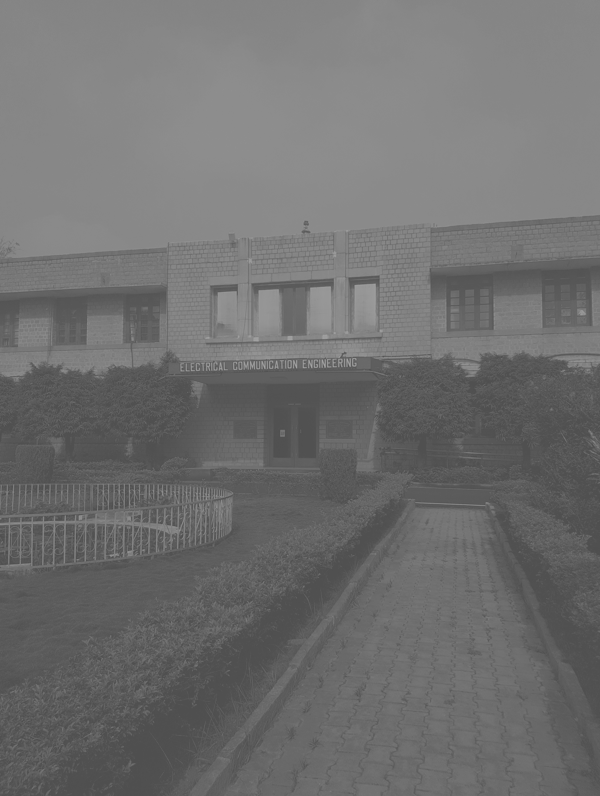
#> input picture Assignment2/Images/ECE.png, 600 x 796 px
$ python main.py
#> lines starting #> are read from the running program, lines starting #| are printed output that depends on the picture
### Assignment2/solution1.py
import os

import matplotlib.pyplot as plt
from skimage.io import imread
from utils import result_folder


def solution(path_to_image: str) -> None:
    gray_img = imread(path_to_image, as_gray=True)
    plt.figure()
    _, axarr = plt.subplots(1, 2)

    axarr[0].imshow(gray_img, cmap='gray')
    axarr[0].title.set_text('Enhanced Image')
    axarr[1].imshow(gray_img, cmap='gray', vmin=0, vmax=255)
    axarr[1].title.set_text('Actual Image')
    image_path = os.path.join(result_folder, '1.png')
    plt.savefig(image_path)
    plt.close()
    print('Problem-1 Solution :- ')
    print(
        f'\tResult image can be found at (wrt current dir) :- {image_path}\n')

# [4 lines that do not run on import are left out]

### Assignment2/solution2.py
import os

import cv2
import numpy as np
from utils import (get_gamma_transform_image, get_histogram_data_from_image,
                   get_normalized_data, histogram_equalization,
                   optimal_gamma_correction, result_folder)


def solution(path_to_image: str) -> int:

    img = cv2.imread(path_to_image)
    if img.shape[2] == 3:
        gray_img = cv2.cvtColor(img, cv2.COLOR_BGR2GRAY)

    hist_data = np.array(get_histogram_data_from_image(gray_img))
    normalized_data = get_normalized_data(
        hist_data, gray_img.shape[0], gray_img.shape[1])
    equalized_histogram_data = histogram_equalization(
        normalized_data)
    # result_file_path = os.path.join(result_folder, '2_gray_hist_cdf.png')
    # plot_cummulative_histogram_wrapper(
    #     gray_img, f'Histogram data for {path_to_image}', result_file_path)

    new_gray_img = equalized_histogram_data[gray_img]
    # result_file1_path = os.path.join(result_folder, '2_hist_eq_cdf.png')
    # plot_cummulative_histogram_wrapper(
    #     new_gray_img, f'Histogram Equalization data for {path_to_image}', result_file1_path)

    hist_path = os.path.join(result_folder,
                             '2_hist_equalized_img.png')
    cv2.imwrite(hist_path, new_gray_img)

    gamma_value = optimal_gamma_correction(gray_img, new_gray_img)
    gamma_transformed_image = get_gamma_transform_image(gray_img, gamma_value)

    # result_file2_path = os.path.join(result_folder, '2_gamma_cdf.png')
    # plot_cummulative_histogram_wrapper(
    #     gamma_transformed_image, f'Gamma Transform data for {path_to_image}', result_file2_path)

    gamma_transform_path = os.path.join(result_folder,
                                        '2_gamma_transform_image.png')

    print('Problem-2 Solution :- ')
    print(
        f'\tHistogram Equalized Image can be found at (wrt current dir) :- {hist_path}')
    print(
        f'\tGamma Transformed Image can be found at (wrt current dir) :- {gamma_transform_path}\n')
    cv2.imwrite(gamma_transform_path, gamma_transformed_image)


# [4 lines that do not run on import are left out]

### Assignment2/utils.py
import os
import typing

import cv2
import matplotlib.pyplot as plt
import numpy as np
import numpy.typing as npt
from scipy.ndimage import convolve

result_folder = 'result'
problem1_image_path = 'Images/ECE.png'
problem2_image_path = 'Images/hazy.png'
problem3_image_path = 'Images/box.png'
problem4_image_path = 'Images/study.png'


def get_histogram_data_from_image(img_data: npt.NDArray[typing.Any], as_dict: bool = False) -> typing.List:
    histogram_data = [0] * 256
    for row_index in range(img_data.shape[0]):
        for col_index in range(img_data.shape[1]):
            histogram_data[img_data[row_index][col_index]] += 1
    if as_dict:
        return dict(zip(np.arange(256), histogram_data))
    return histogram_data


def get_normalized_data(histogram_data: npt.NDArray[typing.Any], num_of_rows: int, num_of_cols: int) -> npt.NDArray[typing.Any]:
    cummulative_data = np.cumsum(histogram_data)
    max_value = num_of_rows * num_of_cols
    min_value = np.min(histogram_data[np.nonzero(histogram_data)])
    normalized_data = (cummulative_data - min_value) / (max_value - min_value)
    normalized_data[normalized_data < 0] = 0
    return normalized_data


# [29 lines left out: functions plot_cummulative_histogram, plot_cummulative_histogram_wrapper, plot_error_distriubtion, not called in this run]


def histogram_equalization(normalized_data: npt.NDArray[typing.Any]) -> npt.NDArray[typing.Any]:
    cummulative_data = np.round(normalized_data * 255)
    cummulative_data = cummulative_data.astype(np.uint8)
    return cummulative_data


def mean_square_error_value(actual_data: npt.NDArray[typing.Any], predicted_data: npt.NDArray[typing.Any]) -> float:
    return np.mean(np.power(actual_data - predicted_data, 2))


def get_gamma_transform_image(image_data: npt.NDArray[typing.Any], gamma_value: float) -> npt.NDArray[typing.Any]:
    return np.array(255 * (image_data / 255) ** gamma_value, dtype=np.int64)


def optimal_gamma_correction(img_data: npt.NDArray[typing.Any], hist_eq_img_data: npt.NDArray[typing.Any]) -> float:
    error_values = []
    for gamma_value in np.arange(0.1, 5.1, 0.1):
        gamma_transformed_image = get_gamma_transform_image(
            img_data, gamma_value)
        mse_error = mean_square_error_value(
            hist_eq_img_data, gamma_transformed_image)
        error_values.append(mse_error)
    # result_img_path = os.path.join(result_folder, '2_gamma_mse_dist.png')
    # plot_error_distriubtion(np.arange(0.1, 5.1, 0.1), error_values,
    #                         'Gamma Value', 'MSE Value', 'MSE Error Distriubtion', result_img_path)
    return (np.argmin(error_values) + 1) / 10


def get_filter(size: int) -> npt.NDArray[typing.Any]:
    return np.ones((size, size)) / (size ** 2)


def get_blur_image(image_data: npt.NDArray[typing.Any], filter_size: int) -> npt.NDArray[typing.Any]:
    filter_data = get_filter(filter_size)
    return convolve(image_data, filter_data, mode='reflect', cval=0.0)


def generate_plot_data(image_data: npt.NDArray[typing.Any], filter_size: int, title: str, keyword: str, save_image: bool = True, problem_number: int = 4) -> None:
    # hist_file_path = os.path.join(
    #     result_folder, f'{problem_number}_{keyword}_{filter_size}_hist_cdf.png')
    # plot_cummulative_histogram_wrapper(
    #     image_data, title, hist_file_path)
    if save_image:
        result_path = os.path.join(
            result_folder, f'{problem_number}_{keyword}_{filter_size}_img.png')
        print(
            f'\tHigh Boost Filtered Image with filter size {filter_size} can be found at (wrt current dir) :- {result_path}')
        cv2.imwrite(result_path, image_data)


def generate_blur_image_data(path_to_image: str, gray_image: npt.NDArray[typing.Any], filter_size: int, problem_number: int = 4) -> npt.NDArray[typing.Any]:
    blur_img = get_blur_image(gray_image, filter_size)
    generate_plot_data(blur_img, filter_size,
                       f'Histogram data for Blur Image with filter_size = {filter_size} of {path_to_image}', 'blur', False, problem_number)
    return blur_img


def generate_high_boost_image(path_to_image: str, gray_image: npt.NDArray[typing.Any], blur_img: npt.NDArray[typing.Any], k: float, filter_size: int, problem_number: int = 4) -> None:
    mask = k * cv2.subtract(gray_image, blur_img)
    mask = mask.astype(np.uint8)
    high_boost_img = cv2.add(gray_image, mask).astype(np.uint8)
    # high_boost_img = cv2.addWeighted(gray_image, k + 1, blur_img, -1 * k, 0)
    if k == 1:
        keyword = 'unsharp'
        title = f'Histogram data for Unsharp Image with filter_size = {filter_size} of {path_to_image}'
    else:
        keyword = 'high_boost'
        title = f'Histogram data for High Boost Image with filter_size = {filter_size} of {path_to_image}'
    generate_plot_data(high_boost_img, filter_size,
                       title, keyword, problem_number)


def rotate_image(image_data: npt.NDArray[typing.Any], degree: int, interpolation_type: str) -> npt.NDArray[typing.Any]:
    height, width = image_data.shape[:2]

    radians = np.radians(degree)
    cos_value, sin_value = np.cos(radians), np.sin(radians)

    rotated_height = round(height * np.abs(cos_value) +
                           width * np.abs(sin_value))
    rotated_width = round(width * np.abs(cos_value) +
                          height * np.abs(sin_value))
    rotated_image = np.zeros(
        (rotated_height, rotated_width, image_data.shape[2])).astype(np.uint8)

    original_center_x, original_center_y = width // 2, height // 2
    center_x, center_y = rotated_width // 2, rotated_height // 2

    for x_rotated in range(rotated_height):
        for y_rotated in range(rotated_width):
            if degree < 0:
                x_original = (x_rotated - center_x) * cos_value - \
                    (y_rotated - center_y) * sin_value + original_center_y
                y_original = (x_rotated - center_x) * sin_value + \
                    (y_rotated - center_y) * cos_value + original_center_x
            else:
                x_original = (x_rotated - center_x) * cos_value - \
                    (y_rotated - center_y) * sin_value + original_center_x
                y_original = (x_rotated - center_x) * sin_value + \
                    (y_rotated - center_y) * cos_value + original_center_y

            if interpolation_type == 'nn':
                x_original = int(x_original + 0.5)
                y_original = int(y_original + 0.5)
                if (0 <= x_original < height) and (0 <= y_original < width):
                    rotated_image[x_rotated, y_rotated,
                                  :] = image_data[x_original, y_original, :]

            if interpolation_type == 'bilin':
                if (0 <= x_original < height - 1) and (0 <= y_original < width - 1):
                    x1_original = int(x_original)
                    y1_original = int(y_original)
                    x2_original = x1_original + 1
                    y2_original = y1_original + 1
                    a, b = (x_original - x1_original), (y_original - y1_original)
                    data1 = image_data[x1_original, y1_original, :]
                    data2 = image_data[x1_original, y2_original, :]
                    data3 = image_data[x2_original, y1_original, :]
                    data4 = image_data[x2_original, y2_original, :]
                    data = (1 - a) * (1 - b) * data1 + (1 - a) * b * \
                        data2 + (1 - b) * a * data3 + \
                        a * b * data4
                    rotated_image[x_rotated, y_rotated, :] = data
    return rotated_image


# [104 lines of commented-out code are left out]

### Assignment2/solution3.py
import os

import cv2
from utils import result_folder, rotate_image


def solution(path_to_image: str) -> None:

    img = cv2.imread(path_to_image)

    rotated_image_5_nn = rotate_image(img, 5, 'nn')
    rotated_image_30_nn = rotate_image(img, -30, 'nn')
    rotated_image_5_bi = rotate_image(img, 5, 'bilin')
    rotated_image_30_bi = rotate_image(img, -30, 'bilin')

    nn_c5_image_path = os.path.join(result_folder,
                                    '3_c5_nn_rotated_img.png')
    bi_c5_image_path = os.path.join(result_folder,
                                    '3_c5_bi_rotated_img.png')
    nn_cc30_image_path = os.path.join(result_folder,
                                      '3_cc30_nn_rotated_img.png')
    bi_cc30_image_path = os.path.join(result_folder,
                                      '3_cc30_bi_rotated_img.png')

    cv2.imwrite(nn_c5_image_path, rotated_image_5_nn)
    cv2.imwrite(nn_cc30_image_path, rotated_image_30_nn)
    cv2.imwrite(bi_c5_image_path, rotated_image_5_bi)
    cv2.imwrite(bi_cc30_image_path, rotated_image_30_bi)

    print('Problem-3 Solution :- ')
    print(
        f'\tClockwise 5 degree NN Interpolation Image can be found at (wrt current dir) :- {nn_c5_image_path}')
    print(
        f'\tClockwise 5 degree Bi-linear Interpolation Image can be found at (wrt current dir) :- {bi_c5_image_path}')
    print(
        f'\tCounter-Clockwise 30 degree NN Interpolation Image can be found at (wrt current dir) :- {nn_cc30_image_path}')
    print(
        f'\tCounter-Clockwise 30 degree Bi-linear Interpolation Image can be found at (wrt current dir) :- {bi_cc30_image_path}\n')


# [4 lines that do not run on import are left out]

### Assignment2/solution4.py
import os

import cv2
from utils import result_folder, generate_blur_image_data, generate_high_boost_image


def solution(path_to_image: str) -> None:

    print('Problem-4 Solution :- ')

    img = cv2.imread(path_to_image)
    if img.shape[2] == 3:
        # Or pick either of the channel data as the pixels are same for every channel.
        gray_img = cv2.cvtColor(img, cv2.COLOR_BGR2GRAY)

    # result_file_path = os.path.join(result_folder, '4_gray_hist_cdf.png')

    # plot_cummulative_histogram_wrapper(
    #     gray_img, f'Histogram data for {path_to_image}', result_file_path)

    filter_size = 5
    blur_img_5 = generate_blur_image_data(path_to_image, gray_img, filter_size)

    generate_high_boost_image(path_to_image, gray_img,
                              blur_img_5, 2.5, filter_size)

    filter_size = 3

    blur_img_3 = generate_blur_image_data(path_to_image, gray_img, filter_size)

    generate_high_boost_image(path_to_image, gray_img,
                              blur_img_3, 2.5, filter_size)
    print()


# [4 lines that do not run on import are left out]

### Assignment2/main.py
import os

from utils import result_folder


def main():

    os.makedirs(result_folder, exist_ok=True)
    solutions_to_run = [1, 2, 3, 4]

    if 1 in solutions_to_run:
        from solution1 import solution
        from utils import problem1_image_path
        solution(problem1_image_path)
#> in solution, gray_img is the input picture: shape (796, 600); min 79, max 166, mean 111.3

    if 2 in solutions_to_run:
        from solution2 import solution
        from utils import problem2_image_path
        solution(problem2_image_path)
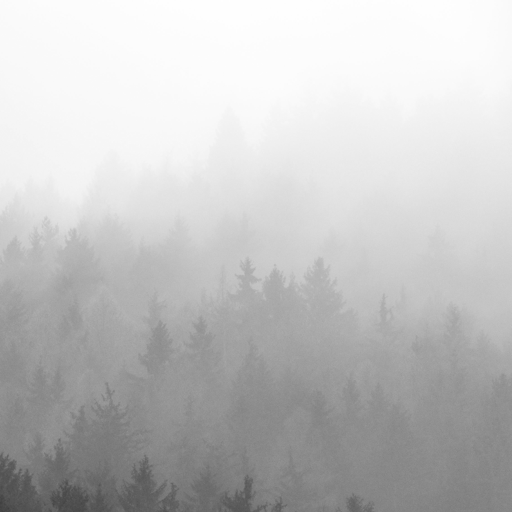
#> input picture Assignment2/Images/hazy.png, 512 x 512 px
#> in solution, img is the input picture: shape (512, 512, 3); min 64, max 255, mean 194.9
#> in solution, `hist_data = np.array(get_histogram_data_from_image(gray_img))`: hist_data = 256 values, max 15602 at index 252, min 0 at index 0, mean 1024
#> in get_normalized_data, `cummulative_data = np.cumsum(histogram_data)`: cummulative_data = 256 values from 0 to 262144
#> in get_normalized_data, `min_value = np.min(histogram_data[np.nonzero(histogram_data)])`: min_value = 1
#> in get_normalized_data, `normalized_data = (cummulative_data - min_value) / (max_value - min_va..`: normalized_data = 256 values from -3.81e-06 to 1
#> in solution, `normalized_data = get_normalized_data( hist_data, gray_img.shape[0], g..`: normalized_data = 256 values from 0 to 1
#> in histogram_equalization, `cummulative_data = np.round(normalized_data * 255)`: cummulative_data = 256 values from 0 to 255
#> the loop in optimal_gamma_correction, `for gamma_value in np.arange(0.1, 5.1, 0.1):` made 50 passes
#> mse_error on passes 1 to 12: 18570.5, 16181.8, 14084.4, 12246.4, 10627, 9221.7, 7985.7, 6898.7, 5946.9, 5185.7, 4394.8, 3761
#> pass 1, in optimal_gamma_correction, `gamma_transformed_image = get_gamma_transform_image( img_data, gamma_v..`:
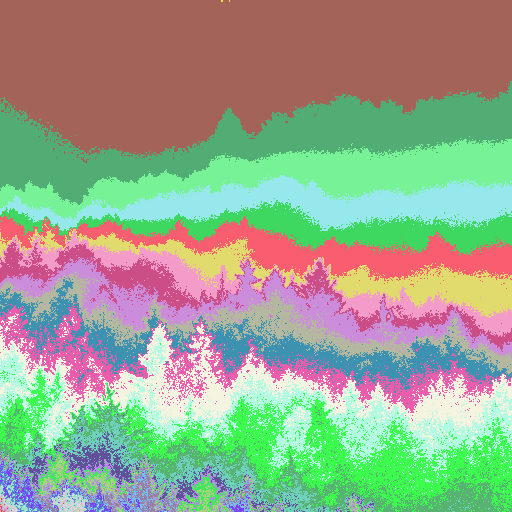
#> gamma_transformed_image: shape (512, 512) int64; 34 distinct labels, from 222 to 255; one colour per label, 0 black
#> after the loop in optimal_gamma_correction, `for gamma_value in np.arange(0.1, 5.1, 0.1):`: error_values = 50 values, max 18570.5 at index 0, min 285.3 at index 29, mean 2975.5
#> in solution, `gamma_value = optimal_gamma_correction(gray_img, new_gray_img)`: gamma_value = 3
#> in solution, `gamma_transformed_image = get_gamma_transform_image(gray_img, gamma_va..`:
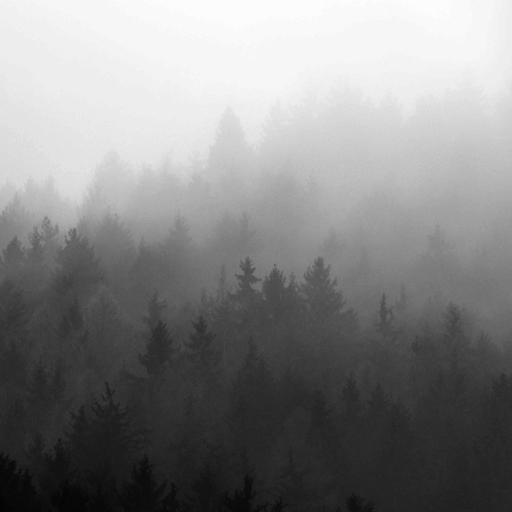
#> gamma_transformed_image: shape (512, 512) int64; min 4, max 255, mean 133.6

    if 3 in solutions_to_run:
        from solution3 import solution
        from utils import problem3_image_path
        solution(problem3_image_path)
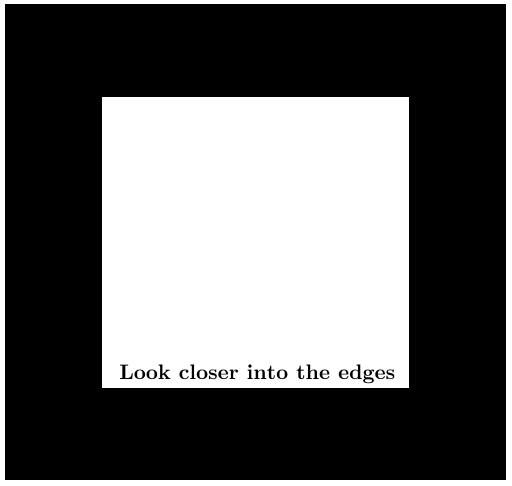
#> input picture Assignment2/Images/box.png, 512 x 486 px
#> in solution, img is the input picture: shape (486, 512, 3); min 0, max 255, mean 101.1

    if 4 in solutions_to_run:
        from solution4 import solution
        from utils import problem4_image_path
        solution(problem4_image_path)
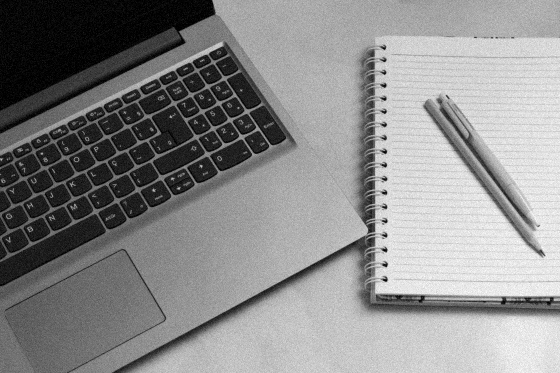
#> input picture Assignment2/Images/study.png, 560 x 373 px
#> in solution, img is the input picture: shape (373, 560, 3); min 0, max 255, mean 137.8
#> call 2 of generate_high_boost_image, with path_to_image = 'Images/study.png', k = 2.5, filter_size = 3, problem_number = 4
#> in generate_high_boost_image (call 2), `mask = k * cv2.subtract(gray_image, blur_img)`:
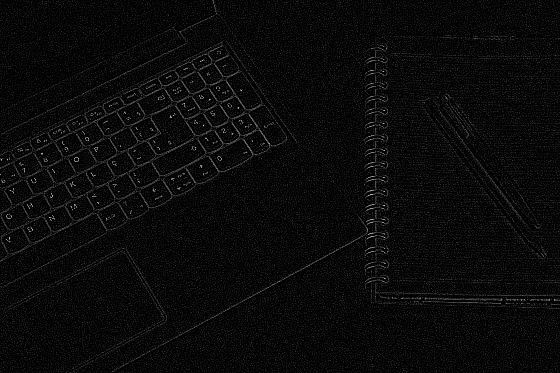
#> mask: shape (373, 560) float64; min 0, max 207.5, mean 9
#> in generate_high_boost_image (call 2), `high_boost_img = cv2.add(gray_image, mask).astype(np.uint8)`:
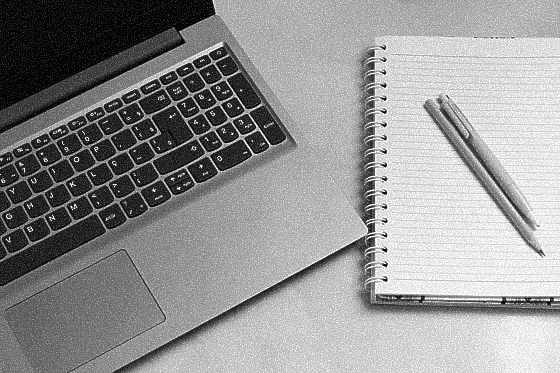
#> high_boost_img: shape (373, 560); min 0, max 255, mean 146.3


if __name__ == '__main__':
    main()
